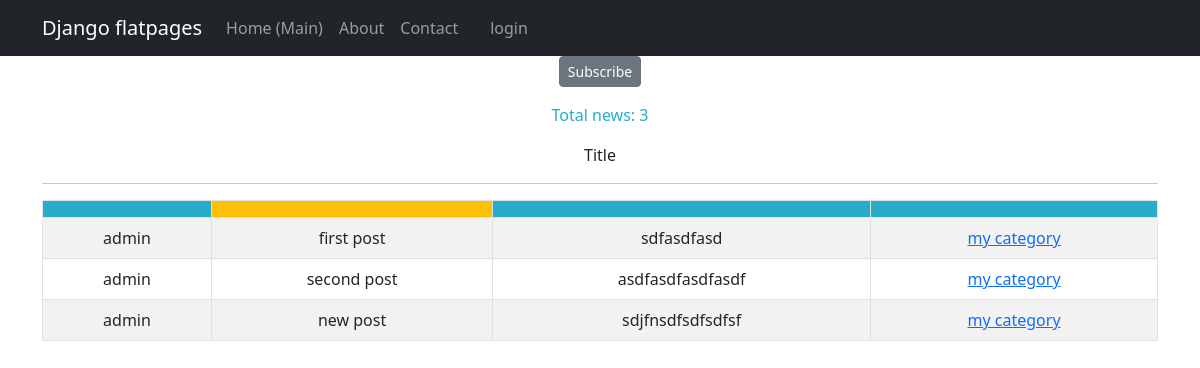
The app's page /board/categories/1 with its own data.
### board/models.py (models this page shows, shortened)
class Post(models.Model):
    author = models.ForeignKey(User, on_delete=models.CASCADE)
    title = models.CharField(max_length=255)
    text = RichTextField()
    date = models.DateTimeField(auto_now_add=True)
    category = models.ManyToManyField('Category', through='PostCategory')#field 'through' improves query performance

class Category(models.Model):
    name = models.CharField(max_length=255, default='Name_of_category', unique=True)
    subscribers = models.ManyToManyField(User, blank=True, related_name='categories')
    def __str__(self):
        return self.name

### board/views.py (the view)
# urls.py: path('categories/<int:pk>', CategoryListView.as_view(), name='category_list'),
class CategoryListView(PostList):
    model = Post
    template_name = 'category_list.html'
    context_object_name = 'category_list'
    def get_queryset(self, *args, **kwargs):
        self.category = get_object_or_404(Category, id=self.kwargs['pk'])
        queryset = Post.objects.filter(category=self.category)
        return queryset
    def get_context_data(self, **kwargs):
        context = super().get_context_data(**kwargs)
        context['is_not_subscriber'] = self.request.user not in self.category.subscribers.all()
        context['category'] = self.category
        return context

### templates/category_list.html
{% extends 'flatpages/default.html'%}
{% block content %}
    {% if is_not_subscriber %}
        <p class="text-center"> <a href="{% url 'board:subscribe' category.id %}" class="btn btn-secondary btn-sm">Subscribe</a></p>
    {% endif %}
<p style="color: #29ABCA;">Total news: {{ category_list|length }}</p>
<head>
    Title
</head>
<body>
<hr>
{% if category_list %}
        <table class="table table-bordered table-striped table-hover">
            <thead>
                <th style="background-color: #29ABCA; color: #ffffff;">{{ Author }}</th>
                <th style="background-color: #FFC107; color: #000000;">{{ Title }}</th>
                <th style="background-color: #29ABCA; color: #ffffff;">{{ Text }}</th>
                <th style="background-color: #29ABCA; color: #ffffff;">{{ Category }}</th>
           </thead>
           <tbody>
                {% for post in category_list %}
                <tr>
                    <td>{{ post.author }}</td>
                    <td>{{ post.title }}</td>
                    <td>{{ post.text }}</td>
                    <td>
                        {% for category in post.category.all %}
                        <a href="{% url 'board:category_list' category.id %}">{{category}}</a>
                        {% endfor %}
                    </td>
                </tr>
                {% endfor %}
           </tbody>
        </table>
{% endif %}
</body>
{% endblock content %}

### records on screen
Post: author "admin", title "first post", text "sdfasdfasd"
Category: name "my category"
Post: author "admin", title "second post", text "asdfasdfasdfasdf"
Post: author "admin", title "new post", text "sdjfnsdfsdfsdfsf"

### other values on screen
{{ category_list|length }} "3"
